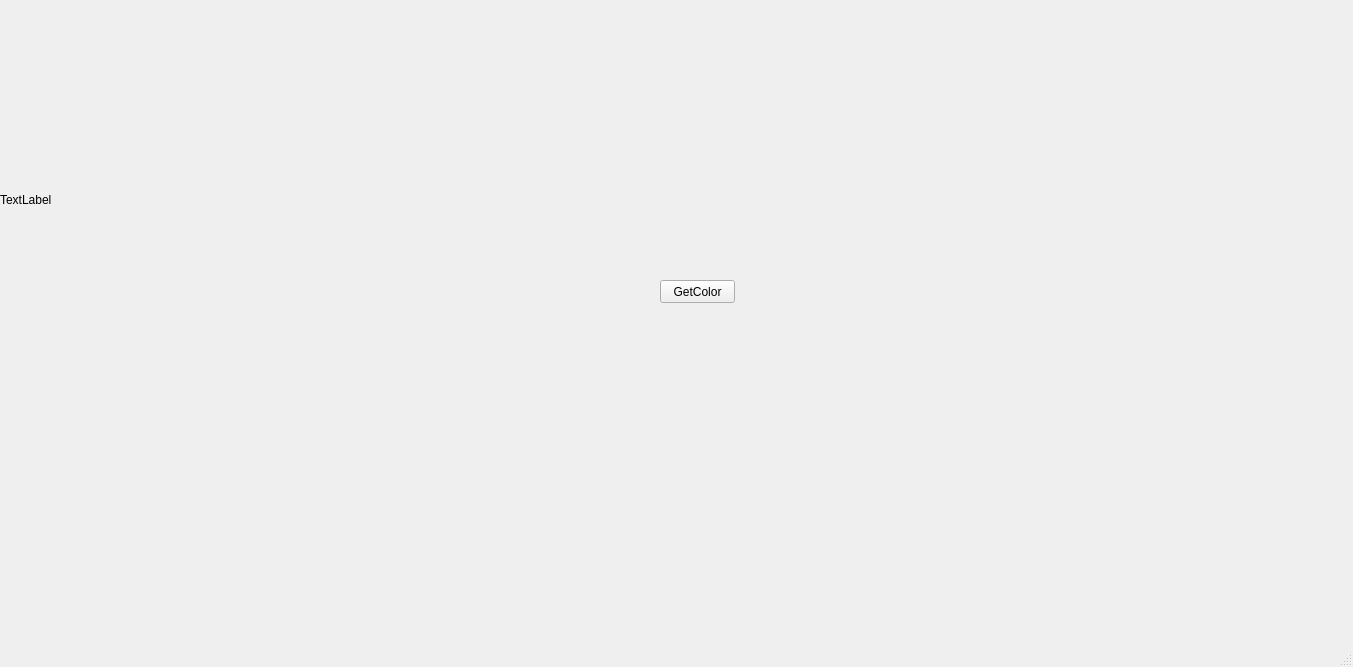
<?xml version="1.0" encoding="UTF-8"?>
<ui version="4.0">
 <class>MainWindow</class>
 <widget class="QMainWindow" name="MainWindow">
  <property name="geometry">
   <rect>
    <x>0</x>
    <y>0</y>
    <width>1353</width>
    <height>667</height>
   </rect>
  </property>
  <property name="windowTitle">
   <string>MainWindow</string>
  </property>
  <widget class="QWidget" name="centralwidget">
   <widget class="QLabel" name="label">
    <property name="geometry">
     <rect>
      <x>0</x>
      <y>0</y>
      <width>400</width>
      <height>400</height>
     </rect>
    </property>
    <property name="text">
     <string>TextLabel</string>
    </property>
   </widget>
   <widget class="QPushButton" name="pushButton">
    <property name="geometry">
     <rect>
      <x>660</x>
      <y>280</y>
      <width>75</width>
      <height>23</height>
     </rect>
    </property>
    <property name="text">
     <string>GetColor</string>
    </property>
   </widget>
  </widget>
  <widget class="QMenuBar" name="menubar">
   <property name="geometry">
    <rect>
     <x>0</x>
     <y>0</y>
     <width>1353</width>
     <height>21</height>
    </rect>
   </property>
  </widget>
  <widget class="QStatusBar" name="statusbar"/>
 </widget>
 <resources/>
 <connections/>
</ui>
